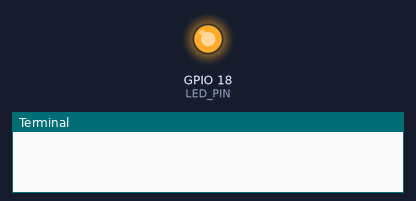
This program was run on a simulated Raspberry Pi (BCM pin numbers). Shown: output pins drawn as LEDs (lit = HIGH), the last lines printed to the terminal. At 32.0 s the program stops and its outputs stay as they are.

Above: at 0.1 s.
At 30.7 s:
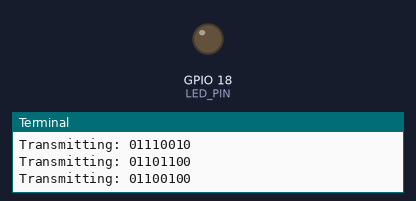
Timing chart, 0 to 32.2 s (numbered marks = the images above):
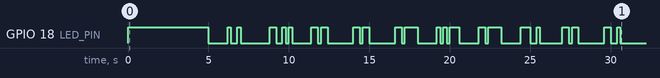

Measured:
- by itself, GPIO 18 (LED_PIN): LOW → HIGH at 0.00 s, → LOW 5.0 s later, → HIGH 1.2 s later, → LOW 0.20 s later, … (46 changes in this stretch)

The program:

led_ask.py
```python
import RPi.GPIO as GPIO
import time

LED_PIN = 18        # Pin for LED output
ASCII_BITS = 8
START_SIGNAL_DURATION = 5
BIT_DELAY = 0.2
CHAR_INTERVAL = 1
TEXT = "HelloWorld"

GPIO.setmode(GPIO.BCM)
GPIO.setup(LED_PIN, GPIO.OUT)

def string_to_binary(text):
    return [format(ord(char), '08b') for char in text]

def transmit_start_signal():
    GPIO.output(LED_PIN, GPIO.HIGH)
    time.sleep(START_SIGNAL_DURATION)
    GPIO.output(LED_PIN, GPIO.LOW)
    time.sleep(CHAR_INTERVAL)

def transmit_binary(binary_text):
    """Flash LED to transmit binary data."""
    print("Transmitting:", binary_text)
    for bit in binary_text:
        if bit == '1':
            GPIO.output(LED_PIN, GPIO.HIGH)
        else:
            GPIO.output(LED_PIN, GPIO.LOW)
        time.sleep(BIT_DELAY)
    GPIO.output(LED_PIN, GPIO.LOW)
    time.sleep(CHAR_INTERVAL)

if __name__ == '__main__':
    try:
        binary_text_list = string_to_binary(TEXT)
        transmit_start_signal()
        for binary_text in binary_text_list:
            transmit_binary(binary_text)
    finally:
        GPIO.cleanup()
```
